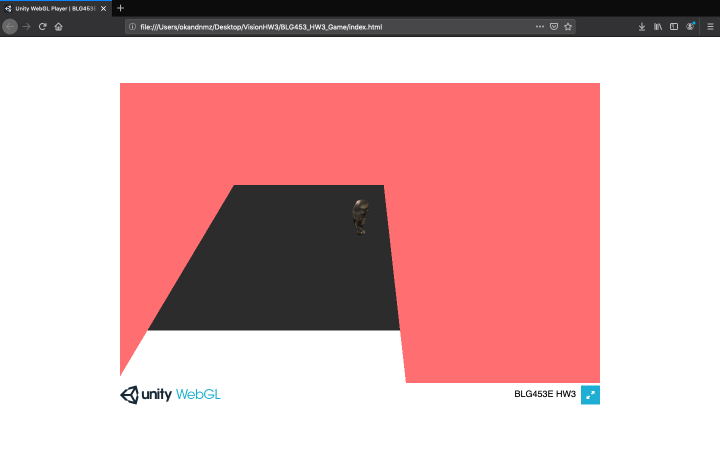
#> input picture screenshot.png, 1440 x 900 px (shown at 1/2 size)
$ python part4.py   (older library calls are emulated)
#> lines starting #> are read from the running program, lines starting #| are printed output that depends on the picture; after the words box and inside, x2 and y2 are one past the last pixel; in counts of white or black regions, pixels touching at a corner belong together
### part_1_2_3.py
import cv2
import pyautogui
import time
import numpy as np
import copy
from scipy import ndimage, signal
from scipy import linalg as la
import matplotlib.image as mpimg

def cannyEdgeDetection(image):
    removed_noise = cv2.GaussianBlur(image, (5, 5), 0)

    edges = np.uint8(removed_noise)  # Otherwise Canny detector gives depth error
    canny_edge_detected = cv2.Canny(edges, 100, 100)

    return canny_edge_detected, removed_noise

def minEigenValueDetection(gray_image, src_color):
    eigenValues = cv2.cornerEigenValsAndVecs(gray_image, 3, 3)

    corners = []

    corners_inserted_image = np.empty(gray_image.shape, dtype=np.float32)
    corners_inserted_image.fill(0)

    for i in range(gray_image.shape[0]):
        for j in range(gray_image.shape[1]):

            lambda_1 = eigenValues[i, j, 0]
            lambda_2 = eigenValues[i, j, 1]

            if lambda_1 > 0 and lambda_2 > 0:
                if lambda_2 > 0.09:
                    corners_inserted_image[i, j] = 255
                    corners.append((j, i))
                    src_color = cv2.circle(src_color, (j, i), 2, (0,255,0))

    return corners_inserted_image, src_color, corners

def sobel_filter(image):

    image = image.astype(np.float)

    kX = np.array([[-1, 0, 1], [-2, 0, 2], [-1, 0, 1]], dtype=np.float)
    kY = np.array([[1, 2, 1], [0, 0, 0], [-1, -2, -1]], dtype=np.float)

    gx = signal.convolve2d(image, kX, mode='same', boundary='symm', fillvalue=0)
    gy = signal.convolve2d(image, kY, mode='same', boundary='symm', fillvalue=0)

    g = np.sqrt(gx * gx + gy * gy)
    g *= 255.0 / np.max(g)

    return g

def isFullScreenCheck(image):
    firstPixelValue = image[0, 0]

    if firstPixelValue[0] == 114 and firstPixelValue[1] == 111 and firstPixelValue[2] == 255:
        return True

    return False

def takeScreenshot(fileName, durationOfSleep = 5):                #takes shot of screen after invoking that function in 5 seconds
    time.sleep(durationOfSleep)

    myScreenshot = pyautogui.screenshot()
    myScreenshot.save(fileName)

def giveTheGameArea(image, destinationSize):         # if the game is not full screen call that method for getting game area from screenshot
    horizontalFrameConstant = 0.664
    verticalFrameConstant = 0.664

    image = cv2.resize(image, destinationSize)

    height = int(image.shape[0])
    width = int(image.shape[1])

    tempX = 0
    tempY = 0
    firstSquareIsFindFlag = False

    for i in range(height):
        if firstSquareIsFindFlag:
            break
        for j in range(width):
            pixel = image[i, j]
            if pixel[0] == 114 and pixel[1] == 111 and pixel[2] == 255:
                tempX = j
                tempY = i
                firstSquareIsFindFlag = True
                break

    firstSquarePixCoordinate = (tempX, tempY)
    print(firstSquarePixCoordinate)

    horizontalLength = int(width*horizontalFrameConstant)
    verticalLenght = int(height*horizontalFrameConstant)

    crop_img = image[firstSquarePixCoordinate[1]:firstSquarePixCoordinate[1]+verticalLenght, firstSquarePixCoordinate[0]:firstSquarePixCoordinate[0]+horizontalLength]
    return crop_img

# [45 lines that do not run on import are left out]

### part4.py
import part_1_2_3 as prev_part
import cv2
import pyautogui
import time

if __name__ == "__main__":

#region PREPARATIONS
    destFileName = "screenshot.png"
    destSize = (600, 400)

    initial_ss_sec = 5
    prev_part.takeScreenshot(destFileName, initial_ss_sec)

    image = cv2.imread(destFileName)
#> image is the input picture: shape (900, 1440, 3); mean B, G, R 174.9, 173.8, 218.2
    isFullScreen = prev_part.isFullScreenCheck(image)
#> in isFullScreenCheck, `firstPixelValue = image[0, 0]`: firstPixelValue = [255, 132, 10]
#> isFullScreen = False

    characterPos      = (300, 180)
    characterRotation = 0    # 0 -> North, 1 -> East

#endregion

#region PART4 - PLAYING GAME

    isGameContinue = True

    while isGameContinue:
        prev_part.takeScreenshot(destFileName, 1)

        image = cv2.imread(destFileName)

        if isFullScreen:
            image = cv2.resize(image, destSize)
        else:
            image = prev_part.giveTheGameArea(image, destSize)
#> in giveTheGameArea, `image = cv2.resize(image, destinationSize)`:
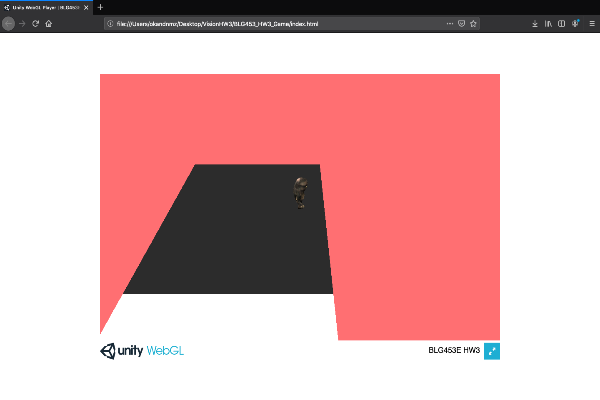
#> image: shape (400, 600, 3); mean of channels 0, 1, 2 174.8, 173.6, 217.9; drawn as B, G, R
#> in giveTheGameArea, `crop_img = image[firstSquarePixCoordinate[1]:firstSquarePixCoordinate[..`:
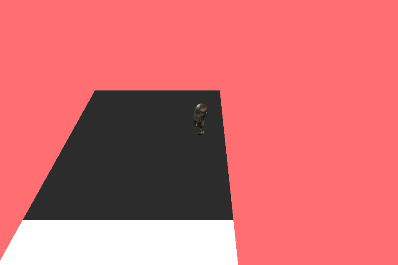
#> crop_img: shape (265, 398, 3); mean of channels 0, 1, 2 113.1, 111.1, 211.6; drawn as B, G, R
            image = cv2.resize(image, destSize)

        gray_scale_image             = cv2.cvtColor(image, cv2.COLOR_BGR2GRAY)
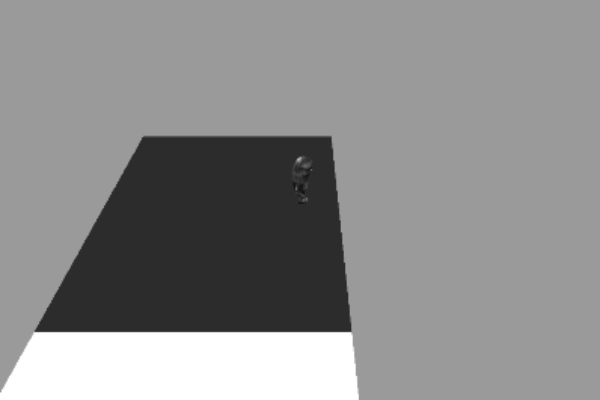
#> gray_scale_image: shape (400, 600); min 15, max 255, mean 141.1
        sobel_filtered_image         = prev_part.sobel_filter(gray_scale_image)
#> in sobel_filter, `gx = signal.convolve2d(image, kX, mode='same', boundary='symm', fillva..`:
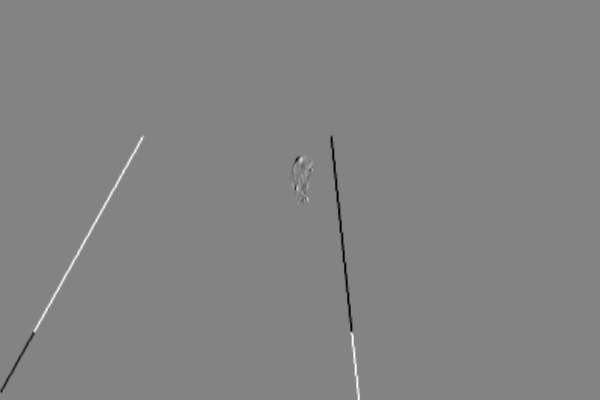
#> gx: shape (400, 600) float64; min -440, max 415, mean 0; drawn with min black and max white
#> in sobel_filter, `gy = signal.convolve2d(image, kY, mode='same', boundary='symm', fillva..`:
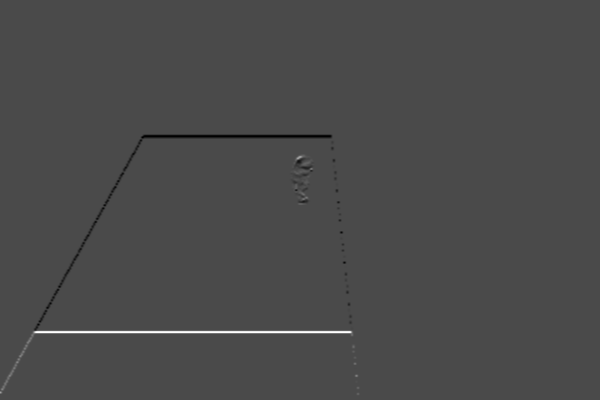
#> gy: shape (400, 600) float64; min -305, max 744, mean 1.2; drawn with min black and max white
#> in sobel_filter, `g *= 255.0 / np.max(g)`: g: shape (400, 600) float64; min 0, max 255, mean 1.8
        canny_edge_detected, _       = prev_part.cannyEdgeDetection(sobel_filtered_image)
#> in cannyEdgeDetection, `canny_edge_detected = cv2.Canny(edges, 100, 100)`:
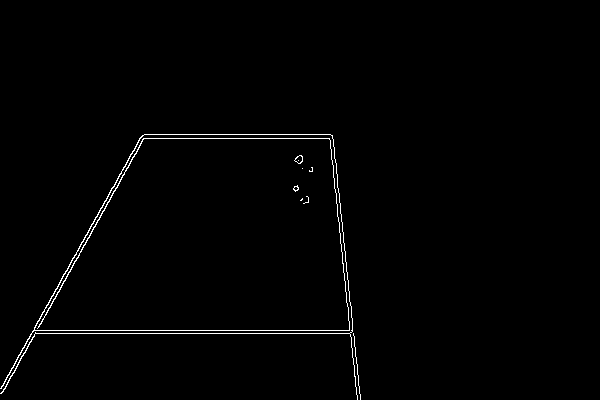
#> canny_edge_detected: shape (400, 600); 0.99% white in thin lines or dots, all inside (x1, y1, x2, y2) = (0, 134, 361, 400)
        corner_detected, _ , corners = prev_part.minEigenValueDetection(canny_edge_detected, image)
#> in minEigenValueDetection, `corners_inserted_image.fill(0)`: corners_inserted_image: shape (400, 600) float32; every value is 0
#> after the loop in minEigenValueDetection, `for i in range(gray_image.shape[0]):`:
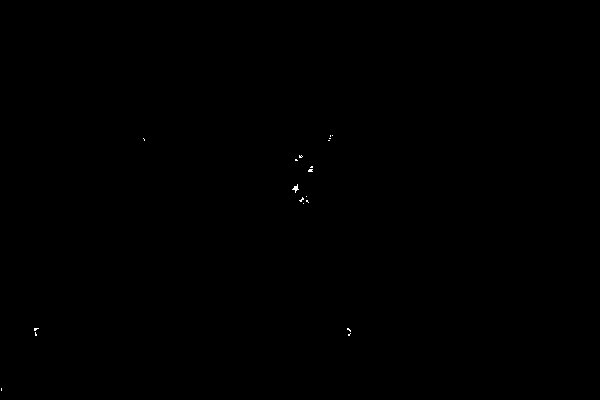
#> corners_inserted_image: shape (400, 600) float32; 0.05% white in thin lines or dots, all inside (x1, y1, x2, y2) = (1, 135, 351, 391)
#> after the loop in minEigenValueDetection, `for i in range(gray_image.shape[0]):`: corners = 117 pairs, first value 1 to 350, second value 135 to 390

        goForward  = False
        goRight    = False

        #forward corner control
        for i in range(len(corners)):
            if corners[i][0] < characterPos[0] and corners[i][1] < characterPos[1]:
                if (abs(corners[i][1] - characterPos[1])) > 50:
                    goForward = True
#> this loop made 117 passes

        if(goForward == False):
            for i in range(len(corners)):
                if corners[i][0] > characterPos[0] and corners[i][1] < characterPos[1]:
                    if (abs(corners[i][0] - characterPos[0])) > 50:
                        goRight = True


        if goForward:
            pyautogui.keyDown("w")
            time.sleep(1)
            pyautogui.keyUp("w")

        if goRight:
            pyautogui.keyDown("d")
            time.sleep(1)
            pyautogui.keyUp("d")

        if not goForward and not goRight:
            isGameContinue = False

#endregion

    print("Reached end of the parkour")
